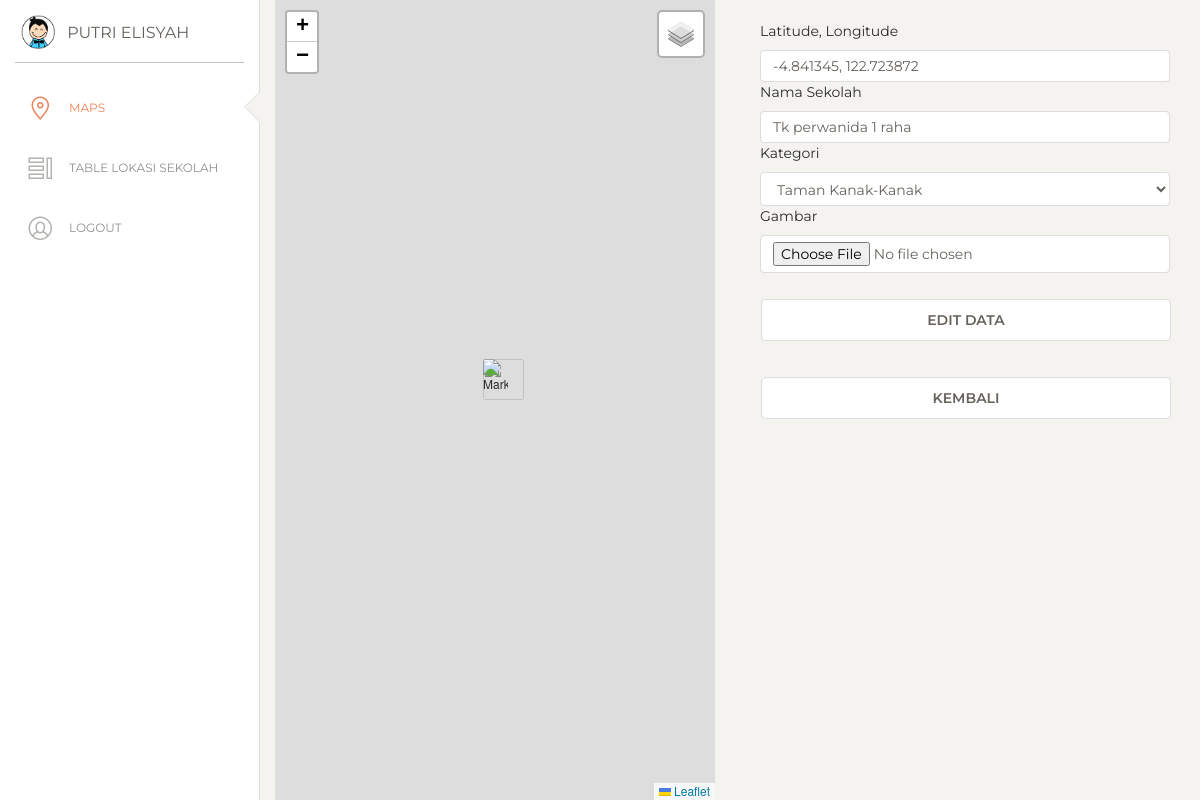
Screenshot of /edit.php?id_lokasi=22 with the database file from the repository.
### tables this page shows
CREATE TABLE `tb_lokasi` (
  `id_lokasi` int(11) NOT NULL,
  `latlng` varchar(100) NOT NULL,
  `nama_lokasi` varchar(100) NOT NULL,
  `kategori` varchar(100) NOT NULL,
  `gambar` varchar(150) NOT NULL,
  `marker` varchar(50) NOT NULL
);

### edit.php (the view, shortened to what this page needs)
<?php include 'lib/head.php'; ?>
<?php
include 'konek.php';
$id = $_GET['id_lokasi'];
$tampil = mysqli_query($konek, "SELECT * FROM tb_lokasi WHERE id_lokasi='$id'");
$hasil = mysqli_fetch_array($tampil);
$latlng = $hasil['latlng'];
$nama_lokasi = $hasil['nama_lokasi'];
$kategori = $hasil['kategori'];
?>
<body>
    <div class="container-fluid">
        <div class="row">
            <div class="col-md-6">
                <div id="map" class="text-center"></div>
            </div>
            <div class="col-md-6">
                <div class="container">
                    <div class="row">
                        <div class="col-12">
                            <div class="Data">
                                <form action="prosesEdit.php" method="post" enctype="multipart/form-data">
                                    <div class="form-groub">
                                    </div>
                                    <div class="form-groub">
                                        <label for="latlng">Latitude, Longitude</label>
                                        <input type="text" class="form-control" id="latlng" name="latlng" value="<?php echo $latlng; ?>">
                                    </div>
                                    <div class="form-groub">
                                        <label for="nama_lokasi">Nama Sekolah</label>
                                        <input type="text" class="form-control" id="nama_lokasi" name="nama_lokasi" value="<?php echo $nama_lokasi; ?>">
                                    </div>
                                    <div class="form-groub">
                                        <label for="kategori">Kategori</label>
                                        <select class="form-control" id="kategori" name="kategori" onchange="updateMarker()">
                                            <option value="Taman Kanak-Kanak" <?php if ($kategori == "Taman Kanak-Kanak") echo "selected"; ?>>Taman Kanak-Kanak</option>
                                        </select>
                                    </div>
                                    <div class="form-groub">
                                        <label for="gambar">Gambar</label>
                                        <input type="file" class="form-control" id="gambar" name="gambar">
                                    </div>
                                    <div class="form-groub mb-3 mt-3">
                                        <button type="submit" class="btn btn-primary form-control" name="btnEdit" value="edit">Edit Data</button>
                                    </div>
                                </form>
                                <div class="form-groub mb-3 mt-3">
                                    <a href="tabel.php"><button type="button" class="btn btn-primary form-control">Kembali</button></a>
                                </div>
                            </div>
                        </div>
                    </div>
                </div>
            </div>
        </div>
    </div>
    </div>
</body>
</html>

### lib/head.php (style rules this page uses)
#map { height: 100vh; width: 100%; }

### rows the page displays
tb_lokasi: latlng "-4.841345, 122.723872", nama_lokasi "Tk perwanida 1 raha", kategori "Taman Kanak-Kanak"
